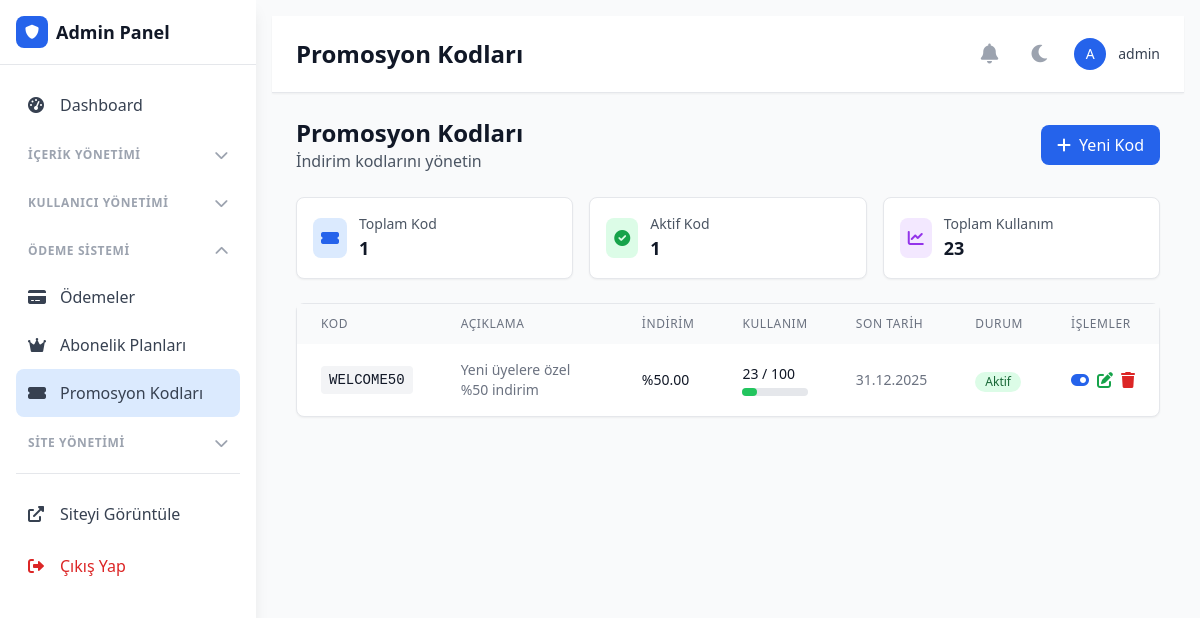
The page /admin/index.php?page=promo-codes (signed in) on the database its author committed.
### tables this page shows
CREATE TABLE `users` (
  `id` int(11) NOT NULL,
  `username` varchar(50) NOT NULL,
  `email` varchar(100) NOT NULL,
  `password` varchar(255) NOT NULL,
  `profile_image` varchar(255) DEFAULT NULL,
  `bio` text DEFAULT NULL,
  `is_approved` tinyint(1) DEFAULT 0,
  `is_premium` tinyint(1) DEFAULT 0,
  `premium_expires_at` datetime DEFAULT NULL,
  `two_factor_secret` varchar(32) DEFAULT NULL,
  `is_admin` tinyint(1) DEFAULT 0,
  `theme_preference` enum('light','dark') DEFAULT 'light',
  `language_preference` varchar(5) DEFAULT 'tr',
  `created_at` timestamp NOT NULL DEFAULT current_timestamp(),
  `updated_at` timestamp NOT NULL DEFAULT current_timestamp() ON UPDATE current_timestamp(),
  `location` varchar(100) DEFAULT NULL,
  `website` varchar(255) DEFAULT NULL,
  `twitter` varchar(100) DEFAULT NULL,
  `facebook` varchar(100) DEFAULT NULL,
  `instagram` varchar(100) DEFAULT NULL,
  `linkedin` varchar(100) DEFAULT NULL,
  `tiktok` varchar(100) DEFAULT NULL,
  `youtube` varchar(100) DEFAULT NULL,
  `github` varchar(100) DEFAULT NULL
);

CREATE TABLE `promo_codes` (
  `id` int(11) NOT NULL,
  `code` varchar(50) NOT NULL,
  `description` text DEFAULT NULL,
  `discount_type` enum('percent','fixed') DEFAULT 'percent',
  `discount_value` decimal(10,2) NOT NULL,
  `max_uses` int(11) DEFAULT NULL,
  `used_count` int(11) DEFAULT 0,
  `expires_at` date DEFAULT NULL,
  `is_active` tinyint(1) DEFAULT 1,
  `created_at` timestamp NOT NULL DEFAULT current_timestamp()
);

### admin/pages/promo-codes.php (the view, shortened to what the rows shown need)
<?php
global $db;
$promoCodes = [];
try {
    $stmt = $db->prepare("SELECT * FROM promo_codes ORDER BY created_at DESC");
    $stmt->execute();
    $promoCodes = $stmt->fetchAll(PDO::FETCH_ASSOC);
} catch (Exception $e) {
    $promoCodes = [
        [
            'id' => 1,
            'code' => 'WELCOME50',
            'description' => 'Yeni üyelere özel %50 indirim',
            'discount_type' => 'percent',
            'discount_value' => 50,
            'max_uses' => 100,
            'used_count' => 23,
            'expires_at' => '2025-12-31',
            'is_active' => 1,
            'created_at' => '2025-01-01 00:00:00'
        ]
    ];
}
$demoCodes = $promoCodes;
$totalCodes = count($demoCodes);
$activeCodes = count(array_filter($demoCodes, fn($c) => $c['is_active']));
$totalUses = array_sum(array_column($demoCodes, 'used_count'));
?>
<div class="flex flex-col sm:flex-row justify-between items-start sm:items-center mb-6">
    <div>
        <h2 class="text-2xl font-bold text-gray-900 dark:text-white">Promosyon Kodları</h2>
        <p class="text-gray-600 dark:text-gray-400">İndirim kodlarını yönetin</p>
    </div>
    <button onclick="openAddModal()" class="bg-blue-600 hover:bg-blue-700 text-white px-4 py-2 rounded-lg transition-colors mt-4 sm:mt-0">
        <i class="fas fa-plus mr-2"></i>Yeni Kod
    </button>
</div>
<div class="grid grid-cols-1 md:grid-cols-3 gap-4 mb-6">
    <div class="bg-white dark:bg-gray-800 p-4 rounded-lg shadow-sm border border-gray-200 dark:border-gray-700">
        <div class="flex items-center">
            <div class="p-2 bg-blue-100 dark:bg-blue-900 rounded-lg">
                <i class="fas fa-ticket-alt text-blue-600 dark:text-blue-400"></i>
            </div>
            <div class="ml-3">
                <p class="text-sm font-medium text-gray-600 dark:text-gray-400">Toplam Kod</p>
                <p class="text-lg font-semibold text-gray-900 dark:text-white"><?php echo $totalCodes; ?></p>
            </div>
        </div>
    </div>
    <div class="bg-white dark:bg-gray-800 p-4 rounded-lg shadow-sm border border-gray-200 dark:border-gray-700">
        <div class="flex items-center">
            <div class="p-2 bg-green-100 dark:bg-green-900 rounded-lg">
                <i class="fas fa-check-circle text-green-600 dark:text-green-400"></i>
            </div>
            <div class="ml-3">
                <p class="text-sm font-medium text-gray-600 dark:text-gray-400">Aktif Kod</p>
                <p class="text-lg font-semibold text-gray-900 dark:text-white"><?php echo $activeCodes; ?></p>
            </div>
        </div>
    </div>
    <div class="bg-white dark:bg-gray-800 p-4 rounded-lg shadow-sm border border-gray-200 dark:border-gray-700">
        <div class="flex items-center">
            <div class="p-2 bg-purple-100 dark:bg-purple-900 rounded-lg">
                <i class="fas fa-chart-line text-purple-600 dark:text-purple-400"></i>
            </div>
            <div class="ml-3">
                <p class="text-sm font-medium text-gray-600 dark:text-gray-400">Toplam Kullanım</p>
                <p class="text-lg font-semibold text-gray-900 dark:text-white"><?php echo $totalUses; ?></p>
            </div>
        </div>
    </div>
</div>
<div class="bg-white dark:bg-gray-800 rounded-lg shadow-sm border border-gray-200 dark:border-gray-700">
    <div class="overflow-x-auto">
        <table class="w-full">
            <thead class="bg-gray-50 dark:bg-gray-900">
                <tr>
                    <th class="px-6 py-3 text-left text-xs font-medium text-gray-500 dark:text-gray-400 uppercase tracking-wider">Kod</th>
                    <th class="px-6 py-3 text-left text-xs font-medium text-gray-500 dark:text-gray-400 uppercase tracking-wider">Açıklama</th>
                    <th class="px-6 py-3 text-left text-xs font-medium text-gray-500 dark:text-gray-400 uppercase tracking-wider">İndirim</th>
                    <th class="px-6 py-3 text-left text-xs font-medium text-gray-500 dark:text-gray-400 uppercase tracking-wider">Kullanım</th>
                    <th class="px-6 py-3 text-left text-xs font-medium text-gray-500 dark:text-gray-400 uppercase tracking-wider">Son Tarih</th>
                    <th class="px-6 py-3 text-left text-xs font-medium text-gray-500 dark:text-gray-400 uppercase tracking-wider">Durum</th>
                    <th class="px-6 py-3 text-left text-xs font-medium text-gray-500 dark:text-gray-400 uppercase tracking-wider">İşlemler</th>
                </tr>
            </thead>
            <tbody class="divide-y divide-gray-200 dark:divide-gray-700">
                <?php foreach ($demoCodes as $code): ?>
                <tr class="hover:bg-gray-50 dark:hover:bg-gray-900">
                    <td class="px-6 py-4">
                        <div class="font-mono text-sm font-medium text-gray-900 dark:text-white bg-gray-100 dark:bg-gray-700 px-2 py-1 rounded">
                            <?php echo htmlspecialchars($code['code']); ?>
                        </div>
                    </td>
                    <td class="px-6 py-4 text-sm text-gray-500 dark:text-gray-400">
                        <?php echo htmlspecialchars($code['description']); ?>
                    </td>
                    <td class="px-6 py-4 text-sm text-gray-900 dark:text-white">
                        <?php if ($code['discount_type'] === 'percent'): ?>
                            %<?php echo $code['discount_value']; ?>
                        <?php else: ?>
                            <?php echo $code['discount_value']; ?> ₺
                        <?php endif; ?>
                    </td>
                    <td class="px-6 py-4 text-sm text-gray-900 dark:text-white">
                        <?php echo $code['used_count']; ?> / <?php echo $code['max_uses'] ?: '∞'; ?>
                        <div class="w-full bg-gray-200 rounded-full h-2 mt-1">
                            <?php
                            $percentage = $code['max_uses'] > 0 ? ($code['used_count'] / $code['max_uses']) * 100 : 0;
                            $color = $percentage >= 80 ? 'bg-red-500' : ($percentage >= 60 ? 'bg-yellow-500' : 'bg-green-500');
                            ?>
                            <div class="<?php echo $color; ?> h-2 rounded-full" style="width: <?php echo min($percentage, 100); ?>%"></div>
                        </div>
                    </td>
                    <td class="px-6 py-4 text-sm text-gray-500 dark:text-gray-400">
                        <?php
                        $expiry = strtotime($code['expires_at']);
                        $isExpired = $expiry < time();
                        ?>
                        <span class="<?php echo $isExpired ? 'text-red-600 dark:text-red-400' : ''; ?>">
                            <?php echo date('d.m.Y', $expiry); ?>
                        </span>
                    </td>
                    <td class="px-6 py-4">
                        <?php
                        $isExpired = strtotime($code['expires_at']) < time();
                        $isMaxedOut = $code['max_uses'] > 0 && $code['used_count'] >= $code['max_uses'];
                        $canUse = $code['is_active'] && !$isExpired && !$isMaxedOut;
                        ?>
                        <span class="inline-flex items-center px-2.5 py-0.5 rounded-full text-xs font-medium
                            <?php echo $canUse ? 'bg-green-100 text-green-800 dark:bg-green-900 dark:text-green-200' : 'bg-red-100 text-red-800 dark:bg-red-900 dark:text-red-200'; ?>">
                            <?php echo $canUse ? 'Aktif' : 'Pasif'; ?>
                        </span>
                    </td>
                    <td class="px-6 py-4">
                        <div class="flex items-center space-x-2">
                            <form method="POST" class="inline">
                                <button type="submit" class="text-blue-600 hover:text-blue-800 dark:text-blue-400 dark:hover:text-blue-300" title="Durumu Değiştir">
                                    <i class="fas fa-toggle-<?php echo $code['is_active'] ? 'on' : 'off'; ?>"></i>
                                </button>
                            </form>
                            <button class="text-green-600 hover:text-green-800 dark:text-green-400 dark:hover:text-green-300" title="Düzenle">
                                <i class="fas fa-edit"></i>
                            </button>
                            <form method="POST" class="inline" onsubmit="return confirmDelete('<?php echo htmlspecialchars($code['code']); ?>')">
                                <button type="submit" class="text-red-600 hover:text-red-800 dark:text-red-400 dark:hover:text-red-300" title="Sil">
                                    <i class="fas fa-trash"></i>
                                </button>
                            </form>
                        </div>
                    </td>
                </tr>
                <?php endforeach; ?>
            </tbody>
        </table>
    </div>
</div>

### admin/index.php (shortened to what the rows shown need)
<?php
require_once '../config/database.php';
require_once '../includes/functions.php';
$db = null;
try {
    $database = new Database();
    $db = $database->pdo;
} catch (Exception $e) {
    $database_error = $e->getMessage();
    $recentArticles = [];
    $pendingComments = [];
    $newUsers = [];
    $recentActivities = [];
}
$current_page = $_GET['page'] ?? 'dashboard';
?>
<!DOCTYPE html>
<html lang="tr" class="<?php echo getCurrentTheme(); ?>">
<head>
    <script src="https://cdn.tailwindcss.com"></script>
    <link href="https://cdnjs.cloudflare.com/ajax/libs/font-awesome/6.0.0/css/all.min.css" rel="stylesheet">
    <link href="https://cdn.jsdelivr.net/npm/chart.js@4.0.1/dist/chart.min.css" rel="stylesheet">
</head>
<body class="bg-gray-50 dark:bg-gray-900">
    <div id="main-content" class="md:ml-64 min-h-screen p-4 content-transition">
        <header class="bg-white dark:bg-gray-800 shadow-sm border-b border-gray-200 dark:border-gray-700">
            <div class="flex items-center justify-between px-6 py-4">
                <div class="flex items-center space-x-4">
                    <h1 class="text-2xl font-bold text-gray-900 dark:text-white">
                        <?php
                        $page_titles = [
                            'dashboard' => 'Dashboard',
                            'activities' => 'Tüm Aktiviteler',
                            'articles' => 'Makaleler',
                            'categories' => 'Kategoriler',
                            'comments' => 'Yorumlar',
                            'headline-display' => 'Manşet Gösterimi',
                            'article-display' => 'Makale Gösterimi',
                            'users' => 'Kullanıcılar',
                            'messages' => 'Mesajlar',
                            'payments' => 'Ödemeler',
                            'subscriptions' => 'Abonelik Planları',
                            'promo-codes' => 'Promosyon Kodları',
                            'settings' => 'Site Ayarları',
                            'ads' => 'Reklamlar',
                            'analytics' => 'Analitik',
                            'backups' => 'Yedekleme',
                            'cloudflare' => 'Cloudflare CAPTCHA',
                            'sitemap' => 'Sitemap Yönetimi',
                            'maintenance-mode' => 'Bakım Modu',
                            'cookies' => 'Çerez Ayarları'
                        ];
                        echo $page_titles[$current_page] ?? 'Dashboard';
                        ?>
                    </h1>
                </div>
                <div class="flex items-center space-x-4">
                    <div class="flex items-center space-x-3">
                        <div class="w-8 h-8 bg-blue-600 rounded-full flex items-center justify-center">
                            <span class="text-white text-sm font-medium"><?php echo strtoupper(substr(getCurrentUser()['username'], 0, 1)); ?></span>
                        </div>
                        <span class="text-sm font-medium text-gray-700 dark:text-gray-300"><?php echo getCurrentUser()['username']; ?></span>
                    </div>
                </div>
            </div>
        </header>
        <main class="p-6">
            <?php
            switch($current_page) {
                case 'promo-codes':
                    include 'pages/promo-codes.php';
                    break;
            }
            ?>
        </main>
    </div>
</body>
</html>

### rows shown on the page
users: username "A", username "admin"
promo_codes: is_active "1", code "WELCOME50", description "Yeni üyelere özel %50 indirim", discount_value "50.00", used_count "23", max_uses "100", expires_at "31.12.2025", shows "Aktif"

### other values the page prints
$page_titles[$current_page] "Promosyon Kodları"
$totalCodes "1"
$totalUses "23"
